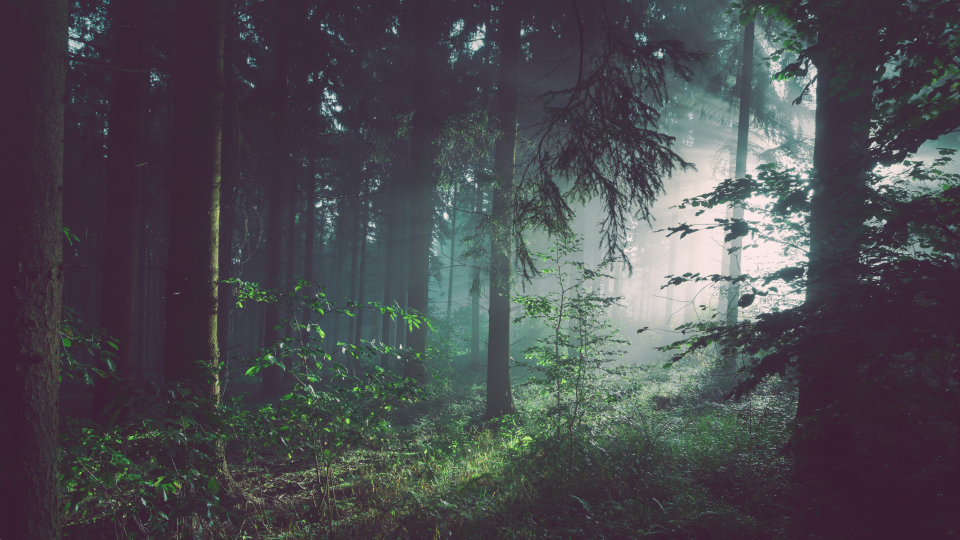
#> input picture pics/Canvas.png, 1920 x 1080 px (shown at 1/2 size)
$ python testBackground.py
#> lines starting #> are read from the running program, lines starting #| are printed output that depends on the picture; after the words box and inside, x2 and y2 are one past the last pixel; in counts of white or black regions, pixels touching at a corner belong together
# import cv2
# import numpy as np
# background = cv2.imread('./pics/Canvas.png')
# overlay = cv2.imread('./pics/tet/blue.png', cv2.IMREAD_UNCHANGED)  # IMREAD_UNCHANGED => open image with the alpha channel
#
# scale_percent = 50  # percent of original size
# width = int(overlay.shape[1] * scale_percent / 100)
# height = int(overlay.shape[0] * scale_percent / 100)
# dim = (width, height)
#
# # resize image
# resized = cv2.resize(overlay, dim, interpolation=cv2.INTER_AREA)
#
# height, width = resized.shape[:2]
# for y in range(height):
#     for x in range(width):
#         overlay_color = resized[y, x, :3]  # first three elements are color (RGB)
#         overlay_alpha = resized[y, x, 3] / 255  # 4th element is the alpha channel, convert from 0-255 to 0.0-1.0
#
#         # get the color from the background image
#         background_color = background[y, x]
#
#         # combine the background color and the overlay color weighted by alpha
#         composite_color = background_color * (1 - overlay_alpha) + overlay_color * overlay_alpha
#
#         # update the background image in place
#         background[y, x] = composite_color
# cv2.imshow('win',background)
#
#
# # cv2.imwrite('combined.png', background)
# cv2.waitKey(12000)

# import cv2
#
# # Load the image
# image = cv2.imread("./pics/tetresized/pink.png", cv2.IMREAD_COLOR)
# gray = cv2.cvtColor(image, cv2.COLOR_BGR2GRAY)
#
# # Apply thresholding to create a binary mask
# _, binary_mask = cv2.threshold(gray, 127, 255, cv2.THRESH_BINARY)
#
# # Show the original image and the binary mask
# cv2.imshow("Original Image", image)
# cv2.imshow("Binary Mask", binary_mask)
#
# # Wait for a key press to close the windows
# cv2.waitKey(0)
# cv2.destroyAllWindows()
import cv2
import numpy as np

# Load the image
image = cv2.imread("./pics/Canvas.png")
#> image is the input picture: shape (1080, 1920, 3); mean B, G, R 80.2, 75.6, 75.9

# Function to add text to the image
def add_text_to_image(image, text):
#> called with text = 'Hello, OpenCV!'
    font = cv2.FONT_HERSHEY_SIMPLEX
    font_scale = 1
    font_color = (255, 255, 255)  # White color
    thickness = 2

    text_size = cv2.getTextSize(text, font, font_scale, thickness)[0]
    text_x = (image.shape[1] - text_size[0]) // 2  # Centered horizontally
#> text_x = 845
    text_y = image.shape[0] - 30  # Some distance from the bottom
#> text_y = 1050
    text_position = (text_x, text_y)
#> text_position = (845, 1050)

    cv2.putText(image, text, text_position, font, font_scale, font_color, thickness)
    return image

# Define the text to add
text_to_add = "Hello, OpenCV!"

# Add text to the image
image_with_text = add_text_to_image(image.copy(), text_to_add)

# Display the image with text
cv2.imshow("Image with Text", image_with_text)
cv2.waitKey(0)

# Define the region containing the text (replace with your actual values)
x1, y1, x2, y2 = 100, 200, 400, 300

# Create a mask for the text region
mask = np.zeros_like(image[:, :, 0], dtype=np.uint8)
cv2.rectangle(mask, (x1, y1), (x2, y2), 255, -1)
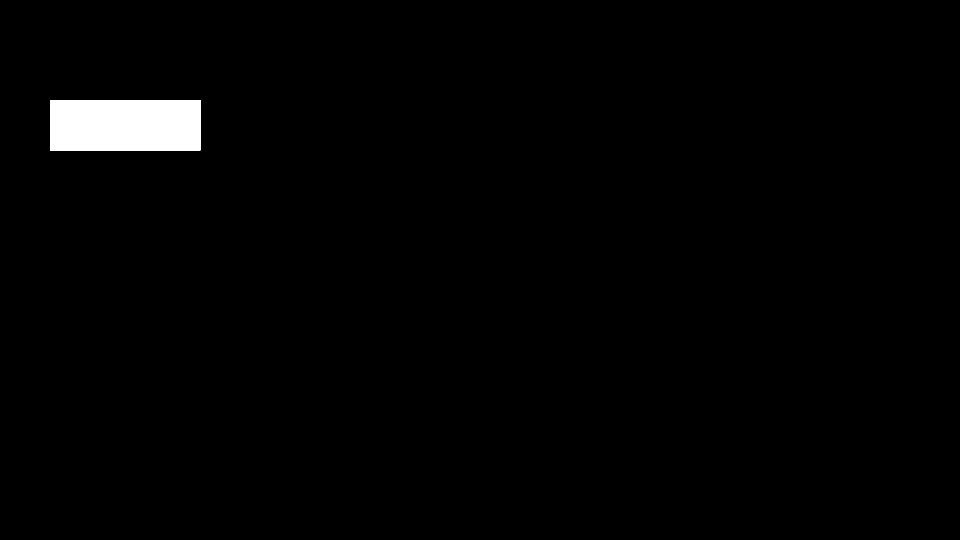
#> mask: shape (1080, 1920) (shown at 1/2 size); 1.5% white; 1 white region, box (x1, y1, x2, y2) and area: (100, 200, 401, 301) 30401

# Inpainting to remove the text region
inpaint_image = cv2.inpaint(image_with_text, mask, inpaintRadius=3, flags=cv2.INPAINT_TELEA)

# Display the image with text removed
cv2.imshow("Image with Text Removed", inpaint_image)
cv2.waitKey(0)
cv2.destroyAllWindows()
